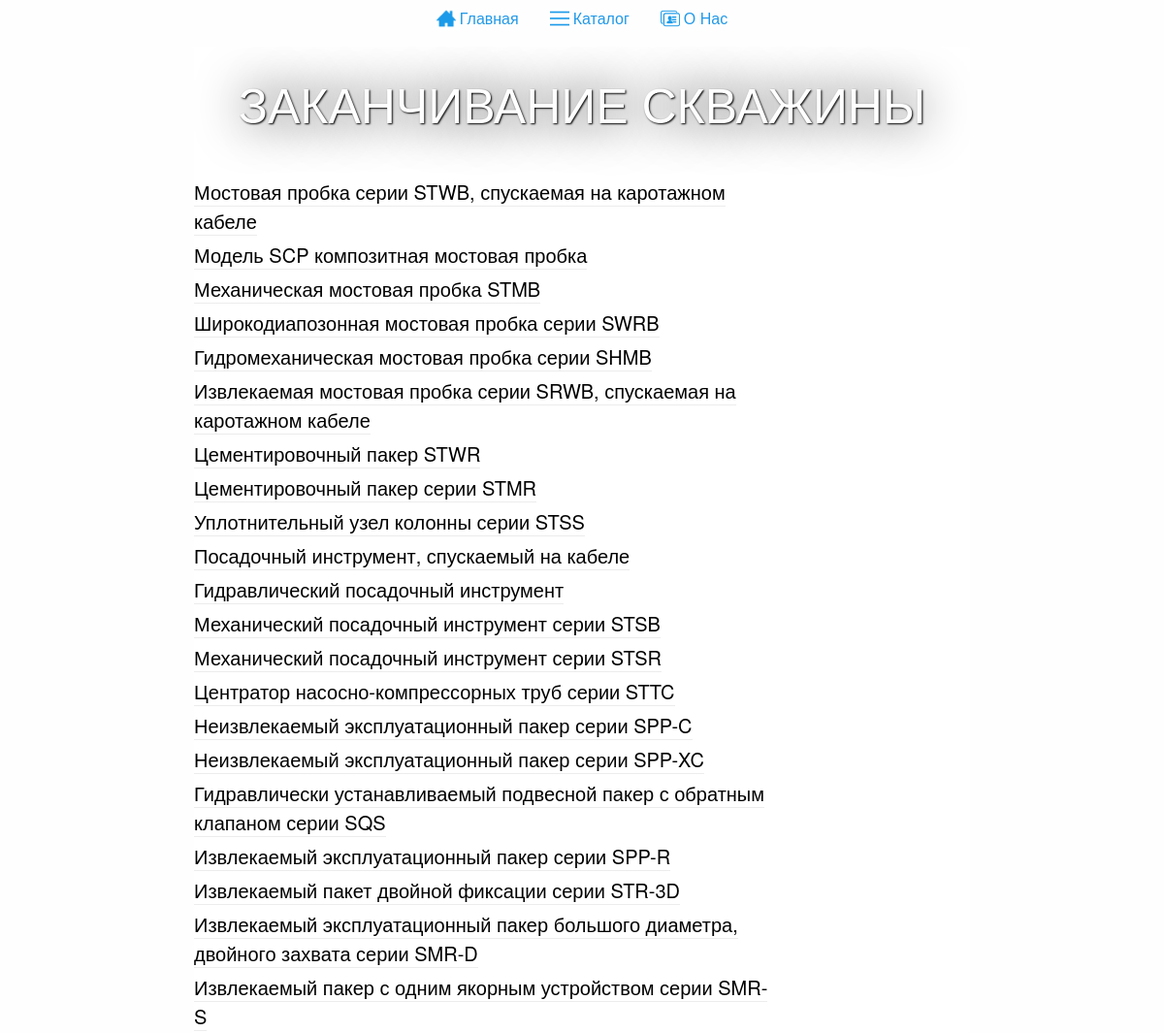
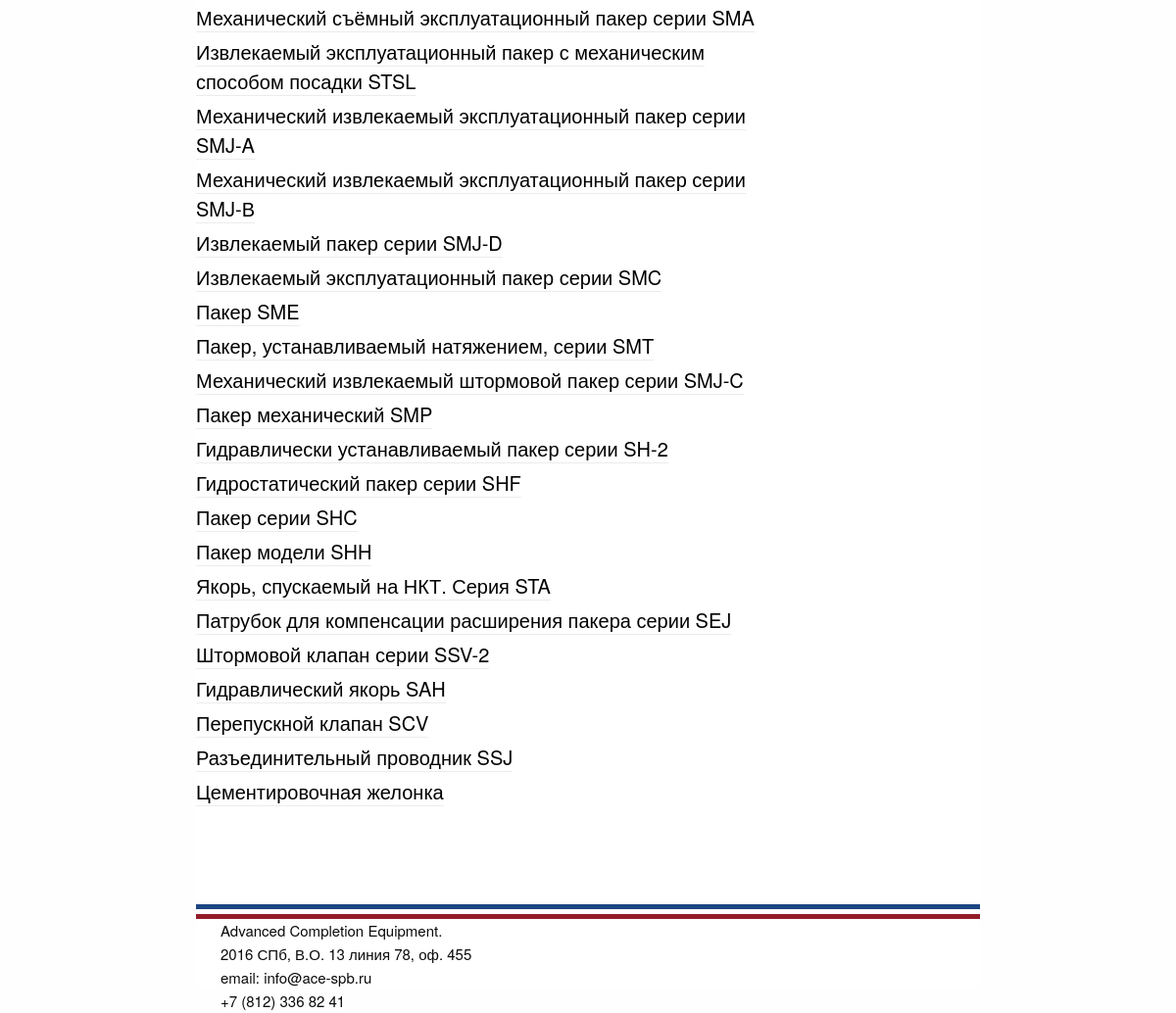
The app's page /catalog/1 with its own data (2 pictures, top to bottom).
### main/models.py (models this page shows, shortened)
class Category(models.Model):
	title = models.CharField(max_length=300, unique=True)
	class Meta:
		verbose_name = 'Категория'
		verbose_name_plural = 'Категории'

class Product(models.Model):
	title = models.CharField(max_length=300, verbose_name="Название")
	category = models.ForeignKey(Category)
	desctiption = RedactorField(max_length=3000, verbose_name="Описание")
	text = RedactorField(max_length=3000, verbose_name="Особенности", blank=True)
	image = models.ImageField(upload_to='images/')
	specification_image = models.ImageField(upload_to='images/specifications')
	promoted = models.BooleanField(default=False)
	promoted_name = models.CharField(max_length=300)
	class Meta:
		verbose_name = 'Продукт'
		verbose_name_plural = 'Продукты'
	def __str__(self):
		return '{}'.format(self.title)
	def admin_thumbnail(self):
		return u'<img src="{0}" height="300px"/>'.format(self.image.url)
	admin_thumbnail.short_description = 'Thumbnail'
	admin_thumbnail.allow_tags = True

### main/views.py (the view)
# urls.py: url(r'^catalog/([0-9]+)', product_list, name='product_list'),
def product_list(request, category_id):
	cs = Category.objects.all()
	category = Category.objects.get(id=category_id)
	ps = Product.objects.filter(category__id=category_id)
	return render_to_response('product_list.html', context={'products' : ps,  'category_id':category_id, 'category':category, 'categories':cs})

### templates/product_list.html (shortened to what this page needs)
{% extends 'base.html' %}
{% load static %}
{% block content%}
		<div class="content">
			<main class="main-index">
				<div class="banner banner--second-narrow banner--product-list">
					<h1>{{category.title}}</h1>
				</div>
				<div class="product-list">
					<div class="product-list__list">
						{% for p in products %}
							<div style="margin-bottom: 5px;">
								<a style="border-bottom:1px solid #ececec;" class="product-link" href="{% url 'product' p.id %}" data-image="{{p.image.url}}">{{p}}</a>
								<br/>
							</div>
						{% endfor %}
					</div>
				</div>
			</main>
		</div>
{% endblock %}

### static/css/styles.css (style rules this page uses)
body, html { height: 100%; }
body { font-family: Arimo; margin: 0; padding: 0; background-color: #f1f1f1; }
p, h1,h2,h3,h4,h5,h6,ul,li { margin: 0; padding: 0; }
* { box-sizing: border-box; }
.content { min-height: 100%; }
.header, .main-index, .footer { background-color: #fff; }
.header, .main-index { margin-right: auto; margin-left: auto; }
.main-index { display: block; padding: 5px 0px 10px 0px; overflow: auto; }
.banner { display: block; height: 350px; background-image: url("../img/blacklogo.jpg"); background-size: contain; background-repeat: no-repeat; background-position: right; margin-top: 10px; text-shadow: 1px 1px 2px black, 0 0 1em #000; }
.banner--second-narrow { background-size: cover; background-position: 0 -250px; height:85px; }
.banner--product-list h1 { font-size: 50px; line-height: 85px; color: #fff; text-align: center; text-transform: uppercase; text-shadow: 1px 1px 2px black, 0 0 1em #000; }
.product-list { overflow:hidden; padding-top: 35px; margin-bottom: 80px; }
.product-list__list { width: 75%; font-size: 20px; float: left; }
.product-link { text-decoration: none; color: #000; }

### records on screen
Category: title "ЗАКАНЧИВАНИЕ СКВАЖИНЫ"
Product: title "Мостовая пробка серии STWB, спускаемая на каротажном кабеле"
Product: title "Модель SCP композитная мостовая пробка"
Product: title "Механическая мостовая пробка STMB"
Product: title "Широкодиапозонная мостовая пробка серии SWRB"
Product: title "Гидромеханическая мостовая пробка серии SHMB"
Product: title "Извлекаемая мостовая пробка серии SRWB, спускаемая на каротажном кабеле"
Product: title "Цементировочный пакер STWR"
Product: title "Цементировочный пакер серии STMR"
Product: title "Уплотнительный узел колонны серии STSS"
Product: title "Посадочный инструмент, спускаемый на кабеле"
Product: title "Гидравлический посадочный инструмент"
Product: title "Механический посадочный инструмент серии STSB"
Product: title "Механический посадочный инструмент серии STSR"
Product: title "Центратор насосно-компрессорных труб серии STTC"
Product: title "Неизвлекаемый эксплуатационный пакер серии SPP-C"
Product: title "Неизвлекаемый эксплуатационный пакер серии SPP-XC"
Product: title "Гидравлически устанавливаемый подвесной пакер с обратным клапаном серии SQS"
Product: title "Извлекаемый эксплуатационный пакер серии SPP-R"
Product: title "Извлекаемый пакет двойной фиксации серии STR-3D"
Product: title "Извлекаемый эксплуатационный пакер большого диаметра, двойного захвата серии SMR-D"
Product: title "Извлекаемый пакер с одним якорным устройством серии SMR-S"
Product: title "Механический съёмный эксплуатационный пакер серии SMA"
Product: title "Извлекаемый эксплуатационный пакер с механическим способом посадки STSL"
Product: title "Механический извлекаемый эксплуатационный пакер серии SMJ-A"
Product: title "Механический извлекаемый эксплуатационный пакер серии SMJ-В"
Product: title "Извлекаемый пакер серии SMJ-D"
Product: title "Извлекаемый эксплуатационный пакер серии SMC"
Product: title "Пакер SME"
Product: title "Пакер, устанавливаемый натяжением, серии SMT"
Product: title "Механический извлекаемый штормовой пакер серии SMJ-C"
Product: title "Пакер механический SMP"
Product: title "Гидравлически устанавливаемый пакер серии SH-2"
Product: title "Гидростатический пакер серии SHF"
Product: title "Пакер серии SHC"
Product: title "Пакер модели SHH"
Product: title "Якорь, спускаемый на НКТ. Серия STA"
Product: title "Патрубок для компенсации расширения пакера серии SEJ"
Product: title "Штормовой клапан серии SSV-2"
Product: title "Гидравлический якорь SAH"
Product: title "Перепускной клапан SCV"
Product: title "Разъединительный проводник SSJ"
Product: title "Цементировочная желонка"
